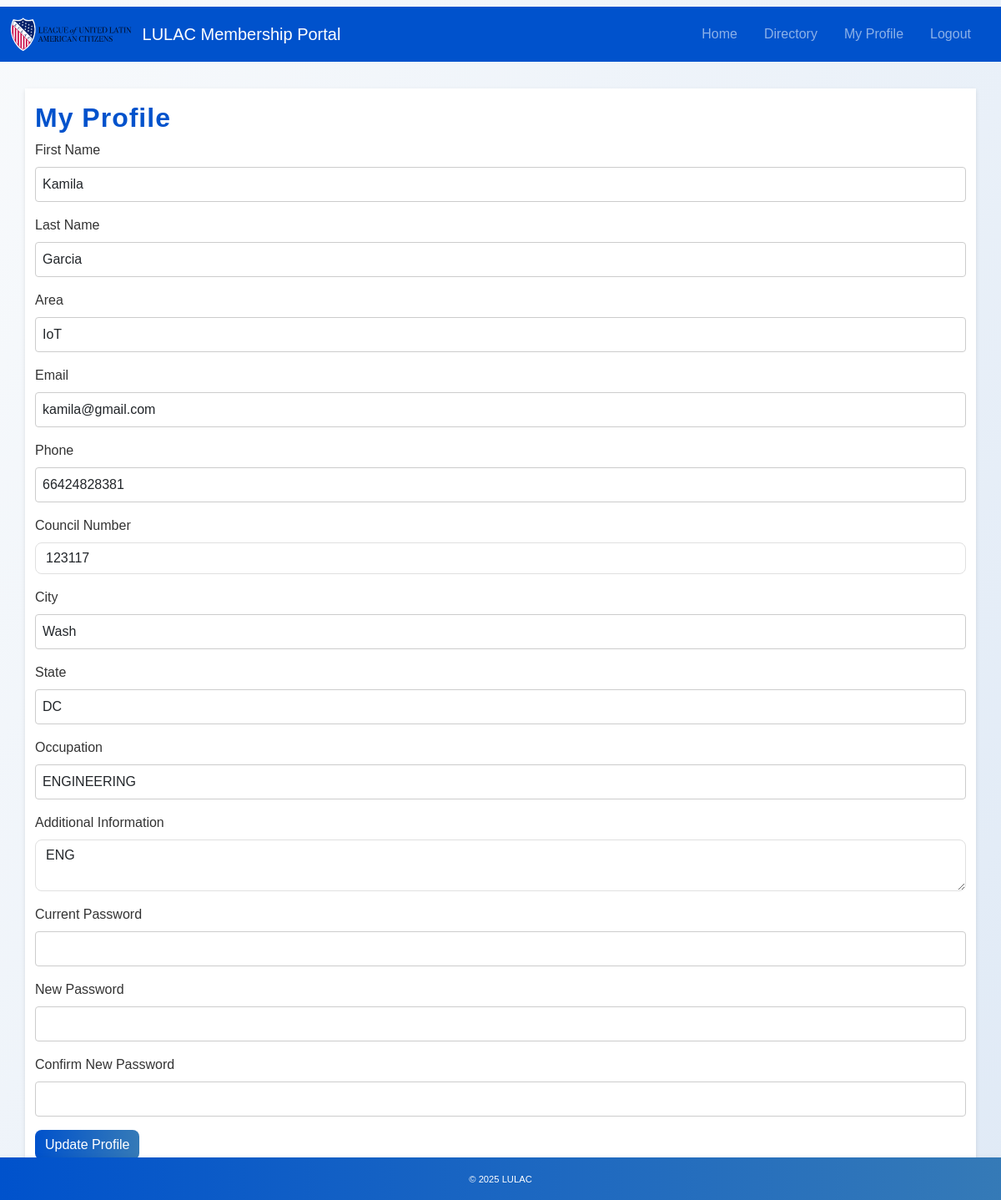
Screenshot of /profile (signed in) with the database file from the repository.
### tables this page shows
CREATE TABLE users (
        id INTEGER PRIMARY KEY AUTOINCREMENT,
        first_name TEXT NOT NULL,
        last_name TEXT NOT NULL,
        area TEXT,
        email TEXT UNIQUE NOT NULL,
        phone TEXT,
        council_number INTEGER,
        city TEXT,
        state TEXT,
        occupation TEXT,
        additional_info TEXT,
        password_hash TEXT NOT NULL
    );

### app.py (the view, shortened to what this page needs)
@app.route('/profile', methods=['GET', 'POST'])
def profile():
    if 'user_id' not in session:
        return redirect(url_for('login'))
    user_id = session['user_id']
    conn = get_db_connection()
    user = conn.execute('SELECT * FROM users WHERE id = ?', (user_id,)).fetchone()
    error = None
    success = None
    conn.close()
    return render_template('profile.html', user=user, error=error, success=success)

### app.py (called while the page is built)
def get_db_connection():
    conn = sqlite3.connect(DATABASE)
    conn.row_factory = sqlite3.Row
    return conn

@app.context_processor
def inject_year():
    return {'current_year': datetime.now().year}

### templates/profile.html (shortened to what this page needs)
{% extends "base.html" %}
{% block content %}
<h2>My Profile</h2>
<form method="post" action="{{ url_for('profile') }}">
    <div class="mb-3">
        <label class="form-label">First Name</label>
        <input type="text" name="first_name" class="form-control" value="{{ user['first_name'] or '' }}" required>
    </div>
    <div class="mb-3">
        <label class="form-label">Last Name</label>
        <input type="text" name="last_name" class="form-control" value="{{ user['last_name'] or '' }}" required>
    </div>
    <div class="mb-3">
        <label class="form-label">Area</label>
        <input type="text" name="area" class="form-control" value="{{ user['area'] or '' }}">
    </div>
    <div class="mb-3">
        <label class="form-label">Email</label>
        <input type="email" name="email" class="form-control" value="{{ user['email'] or '' }}" required>
    </div>
    <div class="mb-3">
        <label class="form-label">Phone</label>
        <input type="text" name="phone" class="form-control" value="{{ user['phone'] or '' }}">
    </div>
    <div class="mb-3">
        <label class="form-label">Council Number</label>
        <input type="number" name="council_number" class="form-control" value="{{ user['council_number'] or '' }}">
    </div>
    <div class="mb-3">
        <label class="form-label">City</label>
        <input type="text" name="city" class="form-control" value="{{ user['city'] or '' }}">
    </div>
    <div class="mb-3">
        <label class="form-label">State</label>
        <input type="text" name="state" class="form-control" value="{{ user['state'] or '' }}">
    </div>
    <div class="mb-3">
        <label class="form-label">Occupation</label>
        <input type="text" name="occupation" class="form-control" value="{{ user['occupation'] or '' }}">
    </div>
    <div class="mb-3">
        <label class="form-label">Additional Information</label>
        <textarea name="additional_info" class="form-control">{{ user['additional_info'] or '' }}</textarea>
    </div>
    <div class="mb-3">
        <label class="form-label">Current Password</label>
        <input type="password" name="current_password" class="form-control">
    </div>
    <div class="mb-3">
        <label class="form-label">New Password</label>
        <input type="password" name="new_password" class="form-control">
    </div>
    <div class="mb-3">
        <label class="form-label">Confirm New Password</label>
        <input type="password" name="confirm_new_password" class="form-control">
    </div>
    <button type="submit" class="btn btn-primary">Update Profile</button>
</form>
{% endblock %}

### static/style.css (style rules this page uses)
body { font-family: Arial, sans-serif; margin: 0; padding: 0; background: linear-gradient(120deg, #f8fafc 0%, #e0eaf6 100%); color: #333; }
form label { display: block; margin-bottom: 0.5rem; }
form input[type="text"], form input[type="email"], form input[type="password"], form textarea { width: 100%; padding: 0.5rem; margin-bottom: 1rem; border: 1px solid #ccc; border-radius: 4px; }
.btn-primary { background: linear-gradient(90deg, #0052cc 0%, #357ab7 100%); border: none; border-radius: 8px; transition: background 0.3s, transform 0.2s; }
.form-control { border-radius: 8px; border: 1px solid #e0e0e0; transition: border-color 0.2s, box-shadow 0.2s; }
body { background: linear-gradient(120deg, #f8fafc 0%, #e0eaf6 100%); }
h2, .card-title { font-weight: 700; color: #0052cc; letter-spacing: 1px; }

### rows the page displays
users: first_name "Kamila", last_name "Garcia", area "IoT", email "kamila@gmail.com", phone "66424828381", council_number "123117", city "Wash", state "DC", occupation "ENGINEERING", additional_info "ENG"
